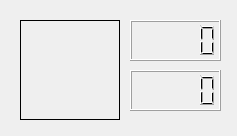
<?xml version="1.0" encoding="UTF-8"?>
<ui version="4.0">
 <class>MainWindow</class>
 <widget class="QMainWindow" name="MainWindow">
  <property name="geometry">
   <rect>
    <x>0</x>
    <y>0</y>
    <width>237</width>
    <height>136</height>
   </rect>
  </property>
  <property name="windowTitle">
   <string>MainWindow</string>
  </property>
  <widget class="QWidget" name="centralWidget">
   <widget class="QLabelMouse" name="label">
    <property name="geometry">
     <rect>
      <x>20</x>
      <y>20</y>
      <width>100</width>
      <height>100</height>
     </rect>
    </property>
    <property name="frameShape">
     <enum>QFrame::Box</enum>
    </property>
    <property name="text">
     <string/>
    </property>
   </widget>
   <widget class="QLCDNumber" name="lcdNumberX">
    <property name="geometry">
     <rect>
      <x>130</x>
      <y>20</y>
      <width>91</width>
      <height>41</height>
     </rect>
    </property>
   </widget>
   <widget class="QLCDNumber" name="lcdNumberY">
    <property name="geometry">
     <rect>
      <x>130</x>
      <y>70</y>
      <width>91</width>
      <height>41</height>
     </rect>
    </property>
   </widget>
  </widget>
 </widget>
 <layoutdefault spacing="6" margin="11"/>
 <customwidgets>
  <customwidget>
   <class>QLabelMouse</class>
   <extends>QLabel</extends>
   <header location="global">qlabelmouse.h</header>
  </customwidget>
 </customwidgets>
 <resources/>
 <connections/>
</ui>
